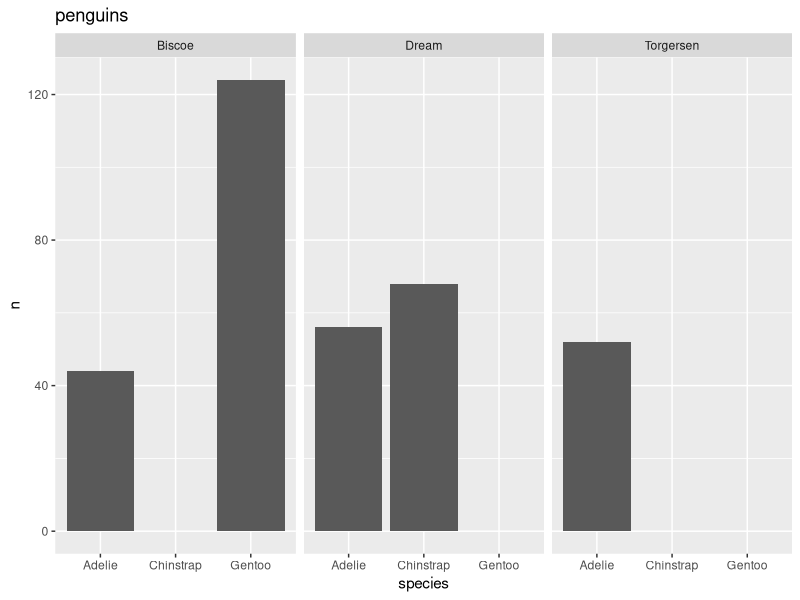
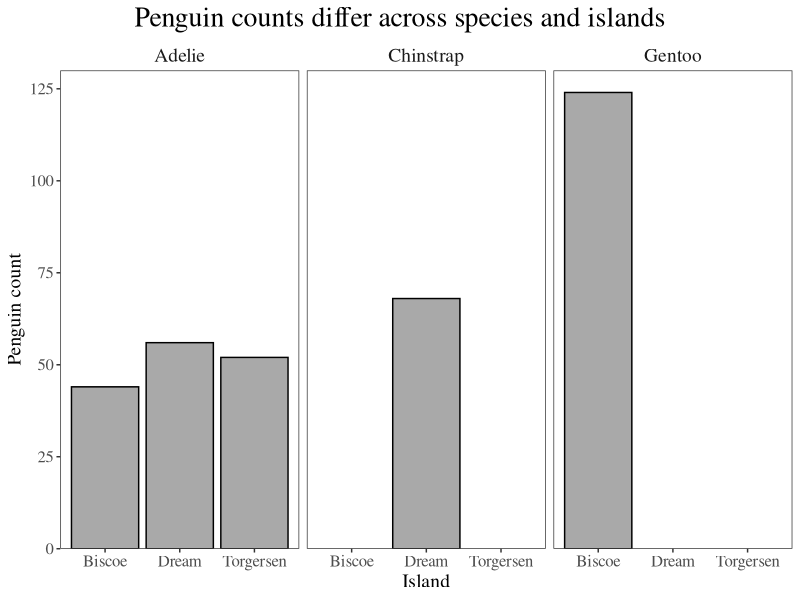
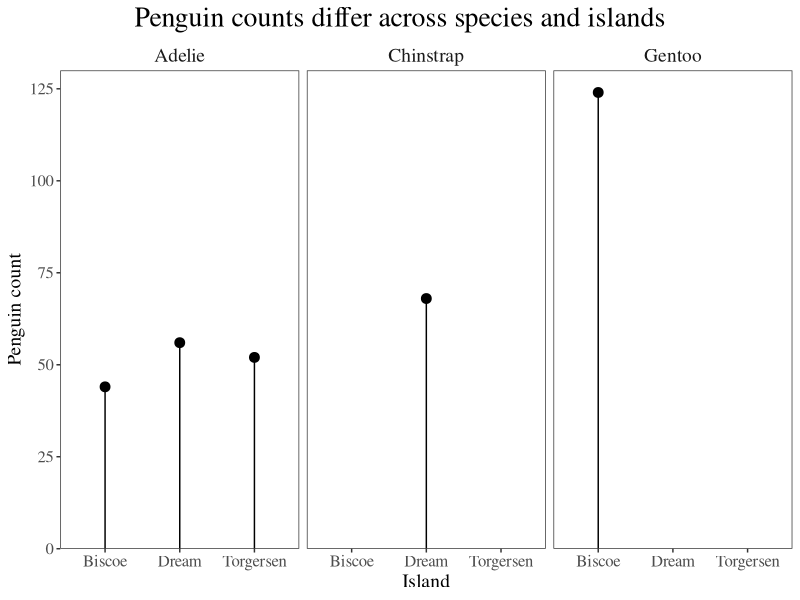
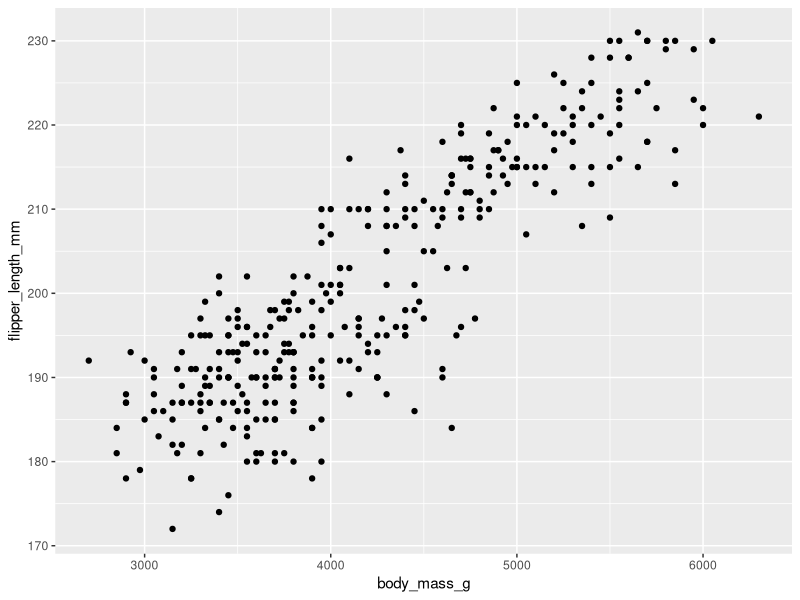
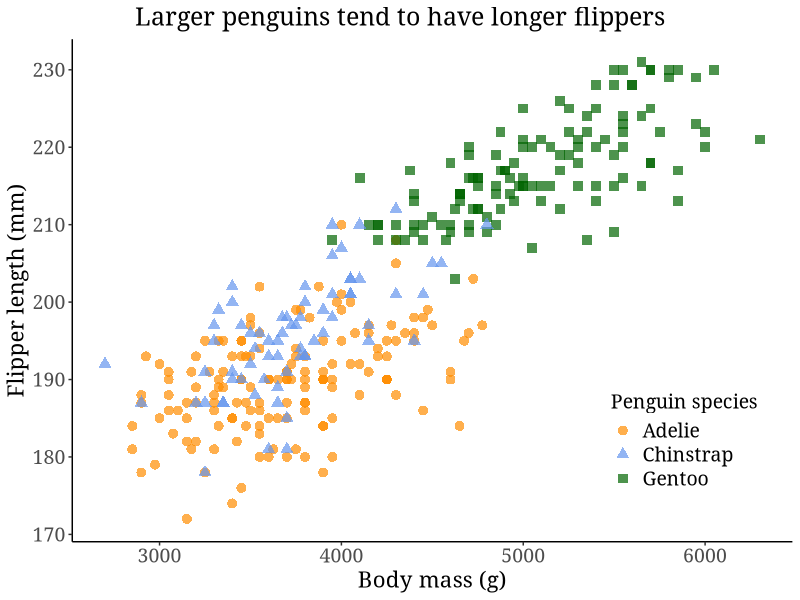
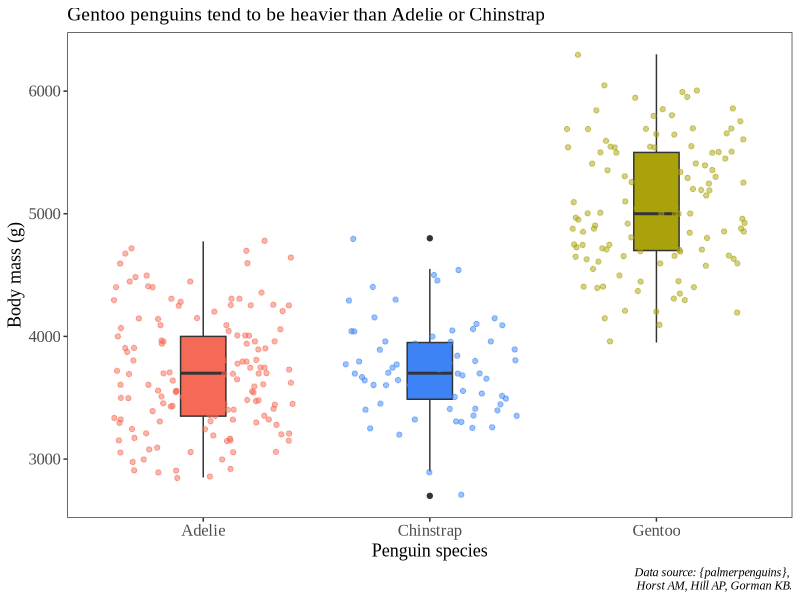

These charts were generated, in order, by the following R code:
## ---- chunk 1
library(palmerpenguins)
library(tidyverse)
## ---- chunk 2
penguins %>% 
  group_by(island, species) %>% 
  count() %>% 
  ggplot(aes(x = species, y = n)) +
  geom_col() +
  labs(title = "penguins") +
  facet_wrap(~island)
## ---- chunk 3
penguins %>% 
  group_by(island, species) %>% 
  count() %>% 
  ggplot(aes(x = island, y = n)) +
  # fill = fills in the shape, color = controls the outline
  geom_col(fill = "darkgrey", color = "#000000") +
  # expand takes away the gap at the bottom and at the top of the plot
  # limits sets the limits of the axis
  scale_y_continuous(expand = c(0, 0), limits = c(0, 130)) +
  # change titles to be meaningful
  labs(title = "Penguin counts differ across species and islands",
       x = "Island", 
       y = "Penguin count") +
  # one of the built-in themes in ggplot
  theme_bw() +
  theme(# changing text sizes
        axis.text = element_text(size = 12),
        axis.title = element_text(size = 14),
        strip.text = element_text(size = 14),
        # getting rid of gridlines
        panel.grid = element_blank(),
        # making the subplot titles (aka strips) have a transparent background
        strip.background = element_blank(),
        # making the plot title bigger and centering it
        plot.title = element_text(size = 20, hjust = 0.5),
        plot.title.position = "plot",
        text = element_text(family = "Times")
        ) +
  facet_wrap(~species)
## ---- chunk 4
penguins %>% 
  group_by(island, species) %>% 
  count() %>% 
  ggplot(aes(x = island, 
             y = n)) +
  # fill = fills in the shape, color = controls the outline
  geom_point(size = 3) +
  geom_segment(aes(y = 0,
                   yend = n)) +
  
  # expand takes away the gap at the bottom and at the top of the plot
  # limits sets the limits of the axis
  scale_y_continuous(expand = c(0, 0), limits = c(0, 130)) +
  # change titles to be meaningful
  labs(title = "Penguin counts differ across species and islands",
       x = "Island", 
       y = "Penguin count") +
  # one of the built-in themes in ggplot
  theme_bw() +
  theme(# changing text sizes
        axis.text = element_text(size = 12),
        axis.title = element_text(size = 14),
        strip.text = element_text(size = 14),
        # getting rid of gridlines
        panel.grid = element_blank(),
        # making the subplot titles (aka strips) have a transparent background
        strip.background = element_blank(),
        # making the plot title bigger and centering it
        plot.title = element_text(size = 20, hjust = 0.5),
        plot.title.position = "plot",
        text = element_text(family = "Times")
        ) +
  facet_wrap(~species)
## ---- chunk 5
ggplot(penguins, aes(x = body_mass_g, y = flipper_length_mm)) +
  geom_point()
## ---- chunk 6
ggplot(penguins, aes(x = body_mass_g, y = flipper_length_mm, color = species, shape = species)) +
  geom_point(size = 3, alpha = 0.7) +
  # specify color scheme
  scale_color_manual(values = c("darkorange", "cornflowerblue", "darkgreen")) +
  # meaningful titles
  labs(title = "Larger penguins tend to have longer flippers",
       x = "Body mass (g)", 
       y = "Flipper length (mm)",
       # have to specify color and shape separately (based on color and shape in aes() call)
       color = "Penguin species", shape = "Penguin species") +
  # another ggplot built-in theme
  theme_classic() +
  theme(# putting legend in plot area
        legend.position = c(0.85, 0.2),
        # legend text sizes
        legend.text = element_text(size = 14),
        legend.title = element_text(size = 14),
        # text size, position, and font adjustment
        axis.text = element_text(size = 14), 
        axis.title = element_text(size = 16),
        plot.title = element_text(size = 18, hjust = 0.5),
        plot.title.position = "plot",
        text = element_text(family = "Garamond")
    )
## ---- chunk 7
ggplot(data = penguins, aes(x = species, y = body_mass_g)) +
  # fill the boxplot shape using the species column
  # make the boxplots narrower
  geom_boxplot(aes(fill = species), width = 0.2) +
  # fill the violin shape using the species column: every species has a different color
  # alpha argument: makes the violin shape more transparent (scale of 0 to 1)
  geom_jitter(aes(color = species), alpha = 0.5) +
  # specify the colors you want to use for each species
  scale_color_manual(values = c("#F56A56", "#3D83F5", "#A9A20B")) +
  scale_fill_manual(values = c("#F56A56", "#3D83F5", "#A9A20B")) +
  # relabel the axis titles, plot title, and caption
  labs(x = "Penguin species", y = "Body mass (g)",
       title = "Gentoo penguins tend to be heavier than Adelie or Chinstrap",
       caption = "Data source: {palmerpenguins}, \n Horst AM, Hill AP, Gorman KB.") +
  # themes built in to ggplot
  theme_bw() +
  # other theme adjustments
  theme(legend.position = "none", 
        axis.title = element_text(size = 13),
        axis.text = element_text(size = 12),
        plot.title = element_text(size = 14),
        plot.caption = element_text(face = "italic"),
        text = element_text(family = "Times New Roman"),
        panel.grid = element_blank())
